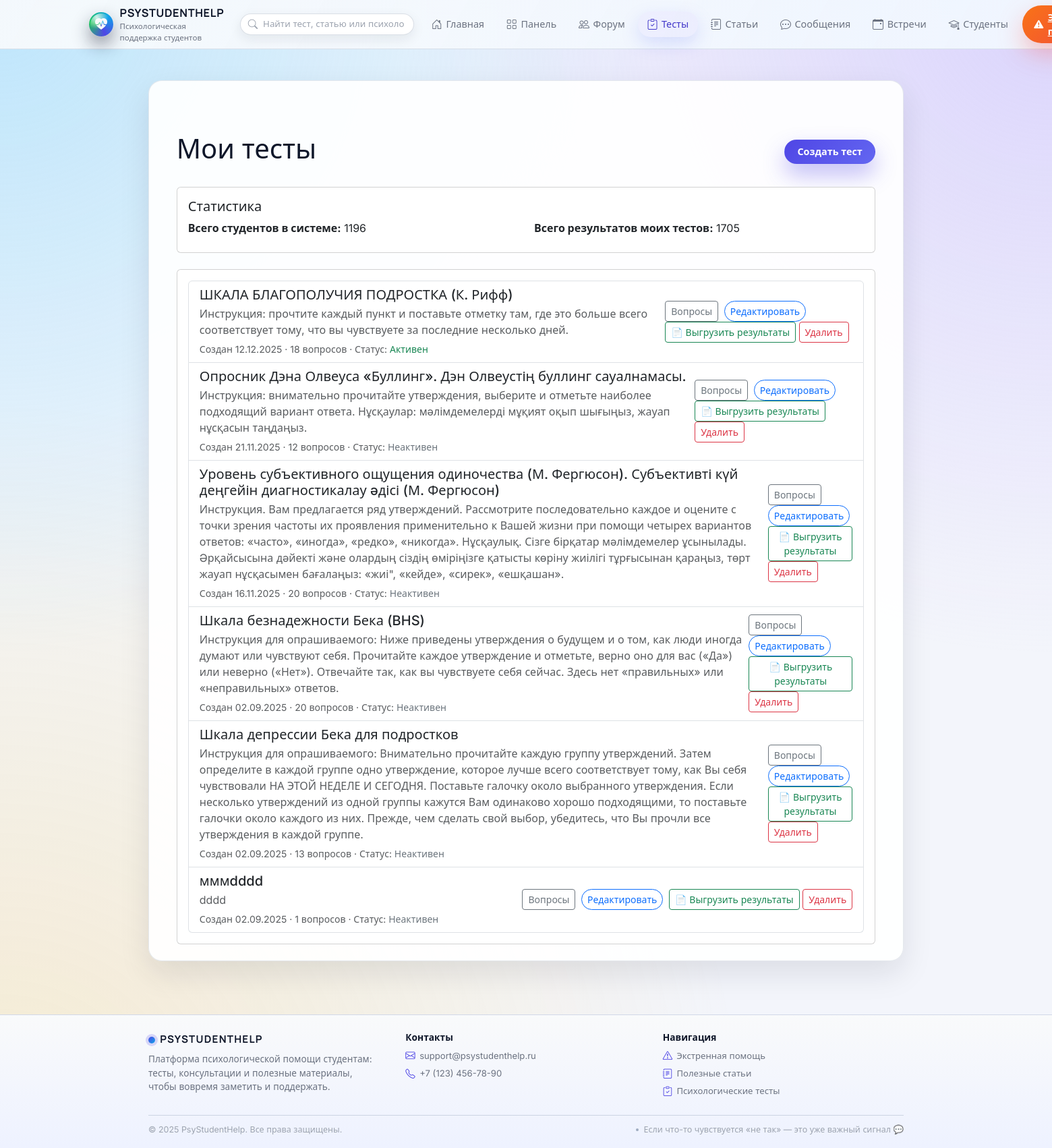
The app's page /tests (signed in) with its own data.
### models.py (models this page shows)
class Test(db.Model):
    __tablename__ = 'test'
    id = db.Column(db.Integer, primary_key=True)
    title = db.Column(db.String(200), nullable=False)
    description = db.Column(db.Text)
    title_kk = db.Column(db.String(200))        # может быть NULL
    description_kk = db.Column(db.Text)
    test_type = db.Column(db.String(20), nullable=False, default='classic')
    user_id = db.Column(db.Integer, db.ForeignKey('user.id'), nullable=False)
    created_at = db.Column(db.DateTime, default=datetime.utcnow)
    is_active = db.Column(db.Boolean, default=True)
    questions = db.relationship(
        'Question',
        backref='test',
        lazy=True,
        cascade='all, delete-orphan'
    )
    results = db.relationship(
        'TestResult',
        backref='test',
        lazy=True,
        cascade='all, delete-orphan'
    )
    interpretations = db.relationship(
        'TestInterpretation',
        backref='test',
        lazy=True,
        cascade='all, delete-orphan',
        order_by='TestInterpretation.min_score'
    )
    scale_options = db.relationship(
        'TestScaleOption',
        backref='test',
        lazy=True,
        cascade='all, delete-orphan',
        order_by='TestScaleOption.order_index'
    )

### flask_app.py (the view, shortened to what this page needs)
@app.route('/tests')
@login_required
def tests():
    user = current_user
    if user.role == 'psychologist':
        tests = (
            Test.query.filter_by(user_id=user.id)
            .order_by(Test.created_at.desc())
            .all()
        )
        total_students = User.query.filter_by(role='student').count()
        total_results = (
            TestResult.query.join(Test)
            .filter(Test.user_id == user.id)
            .count()
        )
        return render_template(
            'psychologist_tests.html',
            tests=tests,
            total_students=total_students,
            total_results=total_results,
        )

### admin.py (called while the page is built)
@admin_bp.before_app_request
def _bootstrap_superadmin_once():
    flag = "SUPERADMIN_BOOTSTRAPPED"
    if not current_app.config.get(flag):
        try:
            ensure_initial_superadmin()
        finally:
            current_app.config[flag] = True

### flask_app.py (called while the page is built)
@login_manager.user_loader
def load_user(user_id: str):
    try:
        return User.query.get(int(user_id))
    except (TypeError, ValueError):
        return None

def is_psychologist() -> bool:
    return current_user.is_authenticated and current_user.role == 'psychologist'

def get_current_user():
    return current_user if current_user.is_authenticated else None

### templates/psychologist_tests.html
{% extends "base.html" %}
{% block content %}
<div class="container mt-5">
    <div class="d-flex justify-content-between align-items-center mb-4">
        <h1>Мои тесты</h1>
        <a href="{{ url_for('create_test') }}" class="btn btn-primary">Создать тест</a>
    </div>
    <div class="card mb-4">
        <div class="card-body">
            <h5 class="card-title">Статистика</h5>
            <div class="row">
                <div class="col-md-6">
                    <p class="mb-2"><strong>Всего студентов в системе:</strong> {{ total_students }}</p>
                </div>
                <div class="col-md-6">
                    <p class="mb-2"><strong>Всего результатов моих тестов:</strong> {{ total_results }}</p>
                </div>
            </div>
        </div>
    </div>
    <div class="card">
        <div class="card-body">
            {% if tests %}
                <div class="list-group">
                    {% for test in tests %}
                    <div class="list-group-item">
                        <div class="d-flex justify-content-between align-items-center">
                            <div>
                                <h5 class="mb-1">{{ test.title }}</h5>
                                <p class="mb-1 text-muted">{{ test.description }}</p>
                                <small class="text-muted">
                                    Создан {{ test.created_at.strftime('%d.%m.%Y') }} ·
                                    {{ test.questions|length }} вопросов ·
                                    Статус: {% if test.is_active %}<span class="text-success">Активен</span>{% else %}<span class="text-secondary">Неактивен</span>{% endif %}
                                </small>
                            </div>
                            <div>
                                <a href="{{ url_for('add_questions', test_id=test.id) }}" class="btn btn-sm btn-outline-secondary me-1">Вопросы</a>
                                <a href="{{ url_for('edit_test', test_id=test.id) }}" class="btn btn-sm btn-outline-primary me-1">Редактировать</a>
                                                                <a href="{{ url_for('download_test_results', test_id=test.id) }}"
                                   class="btn btn-sm btn-outline-success">
                                   📄 Выгрузить результаты
                                </a>
                                <form action="{{ url_for('delete_test', test_id=test.id) }}" method="POST" class="d-inline">
                                    <button type="submit" class="btn btn-sm btn-outline-danger" onclick="return confirm('Вы уверены, что хотите удалить тест?');">Удалить</button>
                                </form>
                            </div>
                        </div>
                    </div>
                    {% endfor %}
                </div>
            {% else %}
                <div class="alert alert-info">
                    Вы еще не создали ни одного теста. <a href="{{ url_for('create_test') }}" class="alert-link">Создайте первый тест</a>.
                </div>
            {% endif %}
        </div>
    </div>
</div>
{% endblock %}

### static/css/style.css (style rules this page uses)
:root { --app-bg: #f3f5fb; --app-bg-alt: #e9edf9; --app-bg-soft: #f9fafb; --app-surface: #ffffff; --app-surface-soft: rgba(255, 255, 255, 0.92); --app-border-subtle: rgba(148, 163, 184, 0.25); --app-border-strong: rgba(15, 23, 42, 0.12); --app-primary: #4f46e5; --app-primary-soft: rgba(79, 70, 229, 0.09); --app-primary-strong: #4338ca; --app-accent: #f97316; --app-accent-soft: rgba(249, 115, 22, 0.08); --app-success: #22c55e; --app-danger: #ef4444; --app-warning: #eab308; --app-info: #0ea5e9; --app-text-main: #0f172a; --app-text-muted: #6b7280; --app-text-soft: #9ca3af; --app-radius-xl: 26px; --app-radius-lg: 20px; --app-radius-md: 14px; --app-radius-sm: 10px; --app-radius-pill: 999px; --app-shadow-soft: 0 18px 45px rgba(15, 23, 42, 0.10); --app-shadow-elevated: 0 28px 70px rgba(15, 23, 42, 0.18); --app-shadow-subtle: 0 10px 30px rgba(15, 23, 42, 0.06); --app-header-height: 72px; --app-transition-fast: 0.16s ease-out; --app-transition-med: 0.22s ease-out; }
*, *::before, *::after { box-sizing: border-box; }
html { scroll-behavior: smooth; }
body.app-shell { margin: 0; min-height: 100vh; display: flex; flex-direction: column; background: radial-gradient(circle at 0% 0%, rgba(125, 211, 252, 0.45) 0, transparent 42%), radial-gradient(circle at 100% 0%, rgba(196, 181, 253, 0.5) 0, transparent 42%), radial-gradient(circle at 0% 100%, rgba(251, 191, 36, 0.2) 0, transparent 48%), var(--app-bg); font-family: "Inter", system-ui, -apple-system, BlinkMacSystemFont, "Segoe UI", sans-serif; color: var(--app-text-main); }
.btn-primary { background: linear-gradient(135deg, #4f46e5, #6366f1); border-color: transparent; border-radius: 999px; padding-inline: 1.15rem; font-weight: 600; font-size: 0.9rem; box-shadow: 0 16px 32px rgba(79, 70, 229, 0.35); }
.btn-outline-primary { border-radius: 999px; }

### records on screen
Test: title "ШКАЛА БЛАГОПОЛУЧИЯ ПОДРОСТКА (К. Рифф)", description "Инструкция: прочтите каждый пункт и поставьте отметку там, где это больше всего соответствует тому, что вы чувствуете за последние несколько дней.", created_at "12.12.2025", questions|length "18", is_active "Активен"
Test: title "Опросник Дэна Олвеуса «Буллинг». Дэн Олвеустің буллинг сауалнамасы.", description "Инструкция: внимательно прочитайте утверждения, выберите и отметьте наиболее подходящий вариант ответа. Нұсқаулар: мəлімдемелерді мұқият оқып шығыңыз, жауап нұсқасын таңдаңыз.", created_at "21.11.2025", questions|length "12", is_active "Неактивен"
Test: title "Уровень субъективного ощущения одиночества (М. Фергюсон). Субъективті күй деңгейін диагностикалау əдісі (М. Фергюсон)", description "Инструкция. Вам предлагается ряд утверждений. Рассмотрите последовательно каждое и оцените с точки зрения частоты их проявления применительно к Вашей жизни при помощи четырех вариантов ответов: «часто», «иногда», «редко», «никогда». Нұсқаулық. Сізге бірқатар мəлімдемелер ұсынылады. Əрқайсысына дəйекті жəне олардың сіздің өміріңізге қатысты көріну жиілігі тұрғысынан қараңыз, төрт жауап нұсқасымен бағалаңыз: «жиі\", «кейде», «сирек», «ешқашан».", created_at "16.11.2025", questions|length "20", is_active "Неактивен"
Test: title "Шкала безнадежности Бека (BHS)", description "Инструкция для опрашиваемого: Ниже приведены утверждения о будущем и о том, как люди иногда думают или чувствуют себя. Прочитайте каждое утверждение и отметьте, верно оно для вас («Да») или неверно («Нет»). Отвечайте так, как вы чувствуете себя сейчас. Здесь нет «правильных» или «неправильных» ответов.", created_at "02.09.2025", questions|length "20", is_active "Неактивен"
Test: title "Шкала депрессии Бека для подростков", description "Инструкция для опрашиваемого: Внимательно прочитайте каждую группу утверждений. Затем определите в каждой группе одно утверждение, которое лучше всего соответствует тому, как Вы себя чувствовали НА ЭТОЙ НЕДЕЛЕ И СЕГОДНЯ. Поставьте галочку около выбранного утверждения. Если несколько утверждений из одной группы кажутся Вам одинаково хорошо подходящими, то поставьте галочки около каждого из них. Прежде, чем сделать свой выбор, убедитесь, что Вы прочли все утверждения в каждой группе.", created_at "02.09.2025", questions|length "13", is_active "Неактивен"
Test: title "мммdddd", description "dddd", created_at "02.09.2025", questions|length "1", is_active "Неактивен"

### other values on screen
{{ total_students }} "1196"
{{ total_results }} "1705"
{{ 2025 }} "2025"
